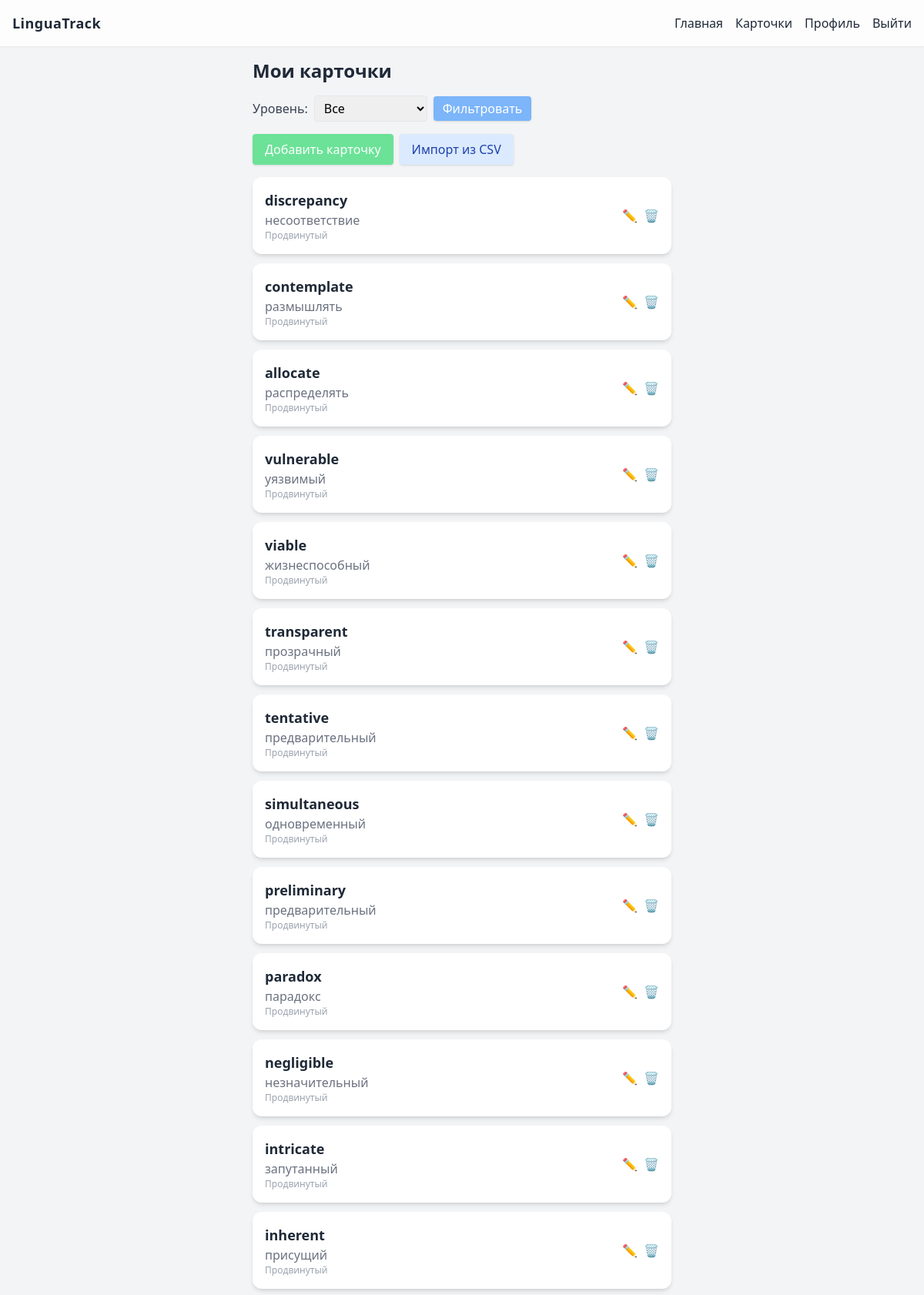
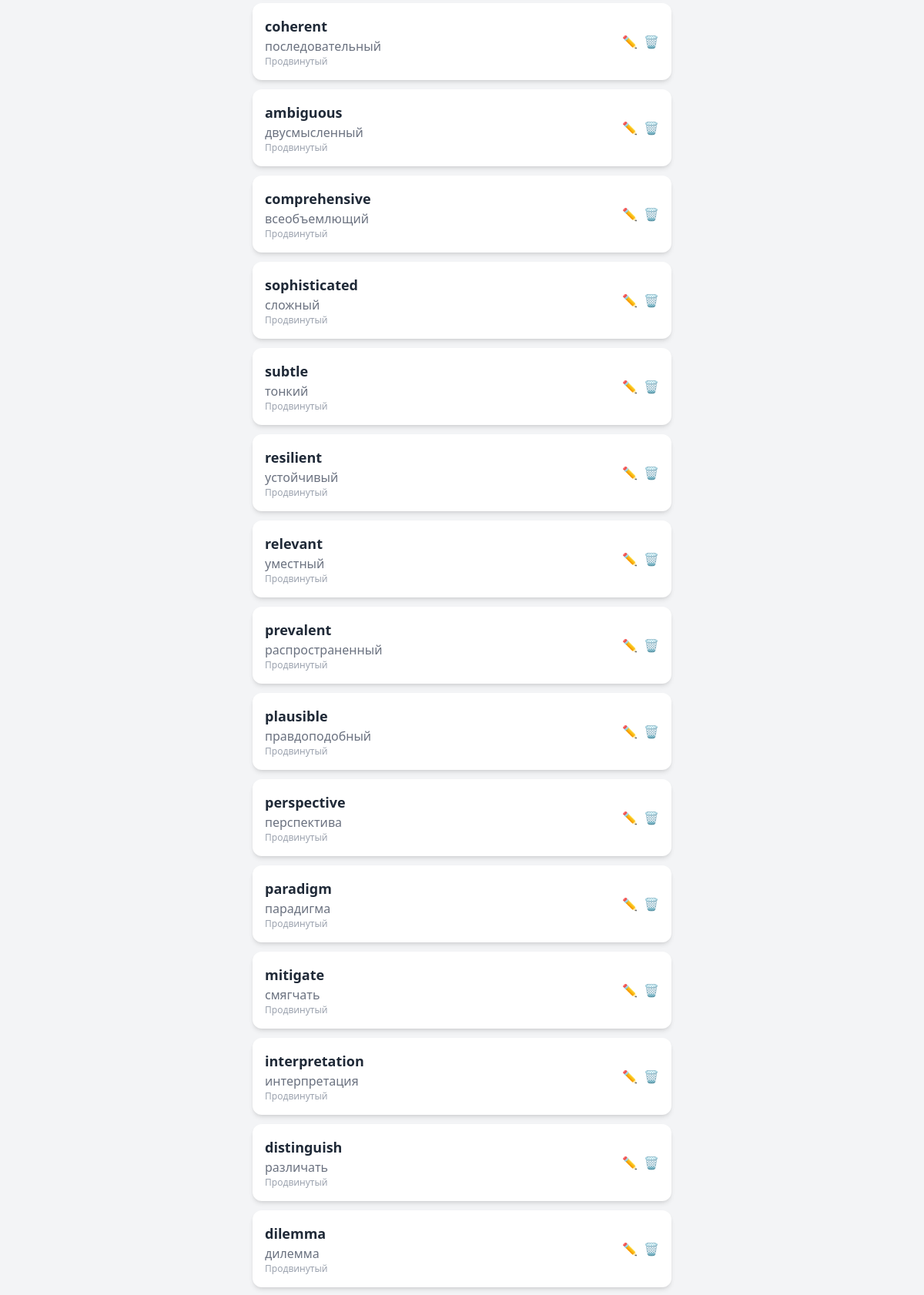
The app's page /cards/ (signed in, upper part) with its own data (2 pictures, top to bottom).
### cards/models.py (models this page shows, shortened)
class Card(models.Model):
    LEVEL_CHOICES = [
        ('beginner', 'Начальный'),
        ('intermediate', 'Средний'),
        ('advanced', 'Продвинутый'),
    ]
    user = models.ForeignKey(User, on_delete=models.CASCADE, related_name='cards', verbose_name='Владелец')
    word = models.CharField(max_length=128, verbose_name='Слово')
    translation = models.CharField(max_length=128, verbose_name='Перевод')
    example = models.TextField(blank=True, verbose_name='Пример использования')
    comment = models.TextField(blank=True, verbose_name='Комментарий')
    level = models.CharField(max_length=16, choices=LEVEL_CHOICES, default='beginner', verbose_name='Уровень')
    created_at = models.DateTimeField(auto_now_add=True, verbose_name='Создано')
    updated_at = models.DateTimeField(auto_now=True, verbose_name='Обновлено')

### cards/views.py (the view)
# urls.py: path('', CardListView.as_view(), name='card_list'),  # Список и фильтрация карточек
@method_decorator(login_required, name='dispatch')
class CardListView(ListView):
    model = Card
    template_name = 'cards/card_list.html'
    context_object_name = 'cards'
    def get_queryset(self):
        qs = Card.objects.filter(user=self.request.user).order_by('-created_at')
        level = self.request.GET.get('level')
        if level in dict(Card.LEVEL_CHOICES):
            qs = qs.filter(level=level)
        return qs

### templates/cards/card_list.html (shortened to what this page needs)
{% extends 'base.html' %}
{% block content %}
<h2 class="text-2xl font-bold mb-4 text-gray-800">Мои карточки</h2>
<form method="get" class="mb-4 flex gap-2 items-center">
    <label for="level" class="text-gray-700">Уровень:</label>
    <select name="level" id="level" class="px-2 py-1 rounded border focus:outline-blue-400">
        <option value="">Все</option>
    </select>
    <button type="submit" class="px-3 py-1 bg-blue-400/80 text-white rounded shadow hover:bg-blue-500 transition">Фильтровать</button>
</form>
<div class="flex gap-2 mb-4">
  <a href="{% url 'card_add' %}" class="px-4 py-2 bg-green-400/80 text-white rounded shadow hover:bg-green-500 transition">Добавить карточку</a>
  <a href="{% url 'card_import' %}" class="px-4 py-2 bg-blue-100 text-blue-800 rounded shadow hover:bg-blue-200 transition">Импорт из CSV</a>
</div>
<div class="flex flex-col gap-3">
    {% for card in cards %}
    <div class="bg-white rounded-xl shadow-md p-4 flex items-center justify-between gap-2 hover:shadow-lg transition">
        <div>
            <div class="font-semibold text-lg text-gray-800">{{ card.word }}</div>
            <div class="text-gray-500">{{ card.translation }}</div>
            <div class="text-xs text-gray-400">{{ card.get_level_display }}</div>
        </div>
        <div class="flex gap-2">
            <a href="{% url 'card_edit' card.pk %}" class="text-blue-400 hover:text-blue-600 transition" title="Редактировать">✏️</a>
            <a href="{% url 'card_delete' card.pk %}" class="text-red-400 hover:text-red-600 transition" title="Удалить">🗑️</a>
        </div>
    </div>
    {% empty %}
    <div class="p-2 text-center text-gray-400">Нет карточек</div>
    {% endfor %}
</div>
{% endblock %}

### templates/base.html (shortened to what this page needs)
<!DOCTYPE html>
<html lang="ru">
<head>
    <script src="https://cdn.tailwindcss.com"></script>
</head>
<body class="bg-gray-100 min-h-screen">
    <nav class="bg-white/80 shadow-sm backdrop-blur sticky top-0 z-10 text-gray-800 p-4 flex flex-col sm:flex-row gap-2 sm:gap-4 items-center justify-between">
        <div class="font-bold text-lg tracking-wide">LinguaTrack</div>
        <div class="flex gap-4">
            {% if user.is_authenticated %}
                <a href="/" class="hover:text-blue-500 transition-colors">Главная</a>
                <a href="{% url 'card_list' %}" class="hover:text-green-500 transition-colors">Карточки</a>
                <a href="/users/profile/" class="hover:text-blue-400 transition-colors">Профиль</a>
                <a href="/users/logout/" class="hover:text-gray-500 transition-colors">Выйти</a>
            {% else %}
                <a href="/users/login/" class="hover:text-blue-500 transition-colors">Вход</a>
                <a href="/users/register/" class="hover:text-green-500 transition-colors">Регистрация</a>
            {% endif %}
        </div>
    </nav>
    <main class="max-w-xl mx-auto p-4">
        {% block content %}{% endblock %}
    </main>
</body>
</html>

### records on screen
Card: word "discrepancy", translation "несоответствие", level "Продвинутый"
Card: word "contemplate", translation "размышлять", level "Продвинутый"
Card: word "allocate", translation "распределять", level "Продвинутый"
Card: word "vulnerable", translation "уязвимый", level "Продвинутый"
Card: word "viable", translation "жизнеспособный", level "Продвинутый"
Card: word "transparent", translation "прозрачный", level "Продвинутый"
Card: word "tentative", translation "предварительный", level "Продвинутый"
Card: word "simultaneous", translation "одновременный", level "Продвинутый"
Card: word "preliminary", translation "предварительный", level "Продвинутый"
Card: word "paradox", translation "парадокс", level "Продвинутый"
Card: word "negligible", translation "незначительный", level "Продвинутый"
Card: word "intricate", translation "запутанный", level "Продвинутый"
Card: word "inherent", translation "присущий", level "Продвинутый"
Card: word "coherent", translation "последовательный", level "Продвинутый"
Card: word "ambiguous", translation "двусмысленный", level "Продвинутый"
Card: word "comprehensive", translation "всеобъемлющий", level "Продвинутый"
Card: word "sophisticated", translation "сложный", level "Продвинутый"
Card: word "subtle", translation "тонкий", level "Продвинутый"
Card: word "resilient", translation "устойчивый", level "Продвинутый"
Card: word "relevant", translation "уместный", level "Продвинутый"
Card: word "prevalent", translation "распространенный", level "Продвинутый"
Card: word "plausible", translation "правдоподобный", level "Продвинутый"
Card: word "perspective", translation "перспектива", level "Продвинутый"
Card: word "paradigm", translation "парадигма", level "Продвинутый"
Card: word "mitigate", translation "смягчать", level "Продвинутый"
Card: word "interpretation", translation "интерпретация", level "Продвинутый"
Card: word "distinguish", translation "различать", level "Продвинутый"
Card: word "dilemma", translation "дилемма", level "Продвинутый"
